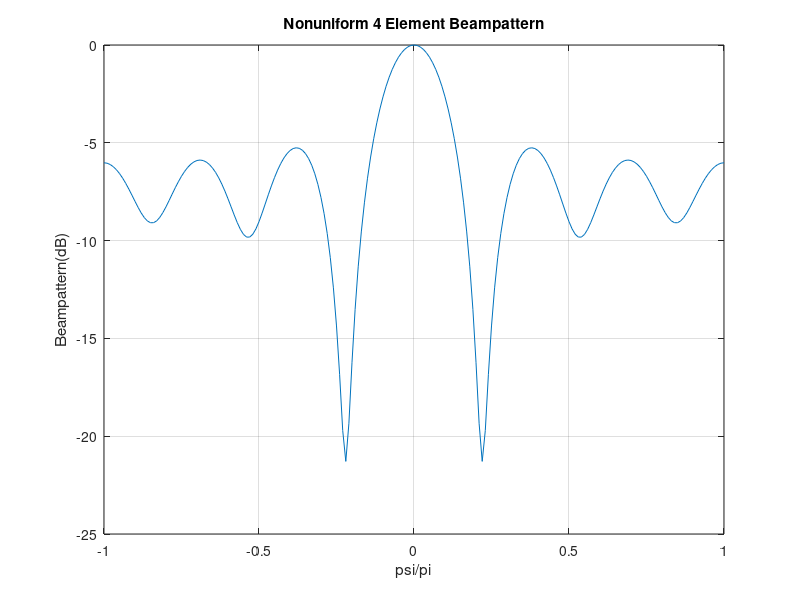
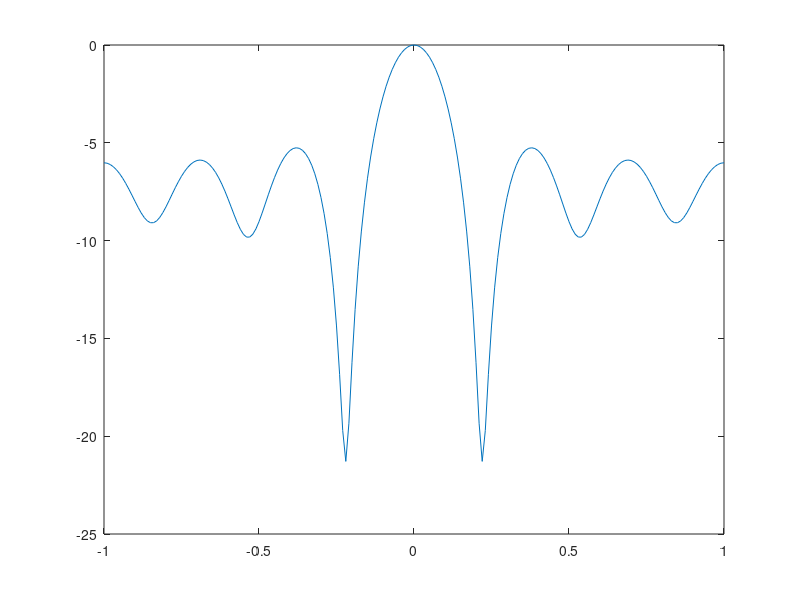

The MATLAB script that drew these images, in order: (Note: this script raises an error after producing the figures.)
%% Problem 4: Van Trees 2.7.1
% Note in part (a) the aperture is continuous. In parts (b) and © plot the respective beampatterns (magnitude). In part (c) the equivalent array shoulda also have triangular weighting. Plot the beampatterns out to include the 3rd sidelobe away from the mainlobe on each side in each part: Consider a linear aperture with L = 5ƛ. Assume that the weighting function in triangular (peak in middle)
% Find an expression for the beam pattern and plot 

clear all;
close all;
clc

% with seven elements
N=7;                        % Number of elements
D=[-(N-1)/2:1:(N-1)/2].';   % Distance, column vector
w = [ones(N,1)]/N;          % weight of 1/N (1/7), unifrom

psi = [-1:0.01:1]*pi;       % vector of psis from -pi to pi
v = exp(j*D*psi);           % ve cot of vs e^j*D*psi

B = w'*v;                   % weights times vector v

D4 = [-3 -2 1 3]';          % messing with distances, not equal in length
w4 = ones(4,1)/4;           % 
v4 = exp(j*D4*psi);

B4 = w4'*v4;

figure(1)
h1 =plot(psi/pi, 10*log10(abs(B4).^2),'-');
grid on
ylabel('Beampattern(dB)')
title('Nonuniform 4 Element Beampattern')
xlabel('psi/pi')

%% Finding Beamwidth nullnull
u = [0.2:0.0001:0.3];   % u=cos(theta)
vv = exp(j*D4*pi*u);
B = w4'*vv;
[y,I]=min(abs(B));
umin = u(I)
BWmm_u = 2*umin
psimin = pi*umin
BWmm_psi = 2*psimin
Bmin = y

figure(2)
h1 =plot(psi/pi, 10*log10(abs(B4).^2),'-');
hold on
h2=plot(psi/pi, 10*log10(abs(B).^2),'-');

axis([-1 1 -40 0])
grid on
ylabel('Beampattern(dB)')
title('Comparison of 7 and 4 Elements')
legend([h1 h2],'4 Elements','7 Elements')
xlabel('psi/pi')

hold off



% How is the beam pattern in part (a) related to the beam pattern for uniform weighing
% Compare the result in part (a) to an equivalent linear array with d=/4 and d=/2